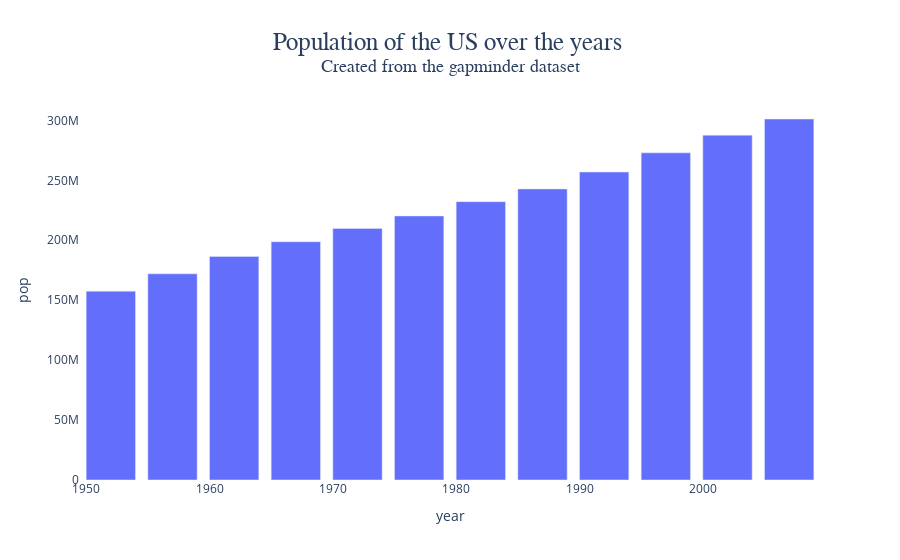

The notebook cell saved with this chart:
### Markdown cell above
### Subtitle

Currently there is no built in way of adding a subtitle but HTML tags can be cleverly used for this as well. Using the `<br>` (line break) and `<sup>` (superscript) tags we can quickly make a smaller subtitle.

### Code cell
fig.update_layout(title_text = 'Population of the US over the years <br><sup>Created from the gapminder dataset</sup>')

### Figure 1 — Plotly figure (JSON) as saved in the notebook; plotly's stock layout.template omitted (floating-point values rounded to 4 significant figures)
{"data": [{"alignmentgroup": "True", "hovertemplate": "year=%{x}<br>pop=%{y}<extra></extra>", "legendgroup": "", "marker": {"color": "#636efa", "pattern": {"shape": ""}}, "name": "", "offsetgroup": "", "orientation": "v", "showlegend": false, "textposition": "auto", "type": "bar", "x": [1952, 1957, 1962, 1967, 1972, 1977, 1982, 1987, 1992, 1997, 2002, 2007], "xaxis": "x", "y": [157553000, 171984000, 186538000, 198712000, 209896000, 220239000, 232187835, 242803533, 256894189, 272911760, 287675526, 301139947], "yaxis": "y"}], "layout": {"autosize": true, "barmode": "relative", "legend": {"tracegroupgap": 0}, "plot_bgcolor": "white", "title": {"font": {"family": "Times New Roman", "size": 25}, "text": "Population of the US over the years <br><sup>Created from the gapminder dataset</sup>", "x": 0.5}, "xaxis": {"anchor": "y", "autorange": true, "domain": [0, 1], "range": [1950.0, 2010.0], "title": {"text": "year"}, "type": "linear"}, "yaxis": {"anchor": "x", "autorange": true, "domain": [0, 1], "range": [0, 317000000.0], "title": {"text": "pop"}, "type": "linear"}}}
